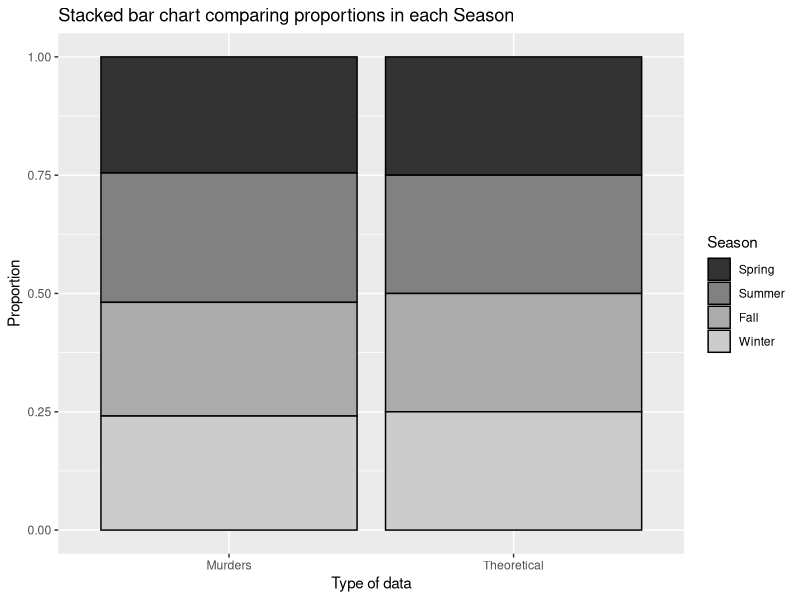
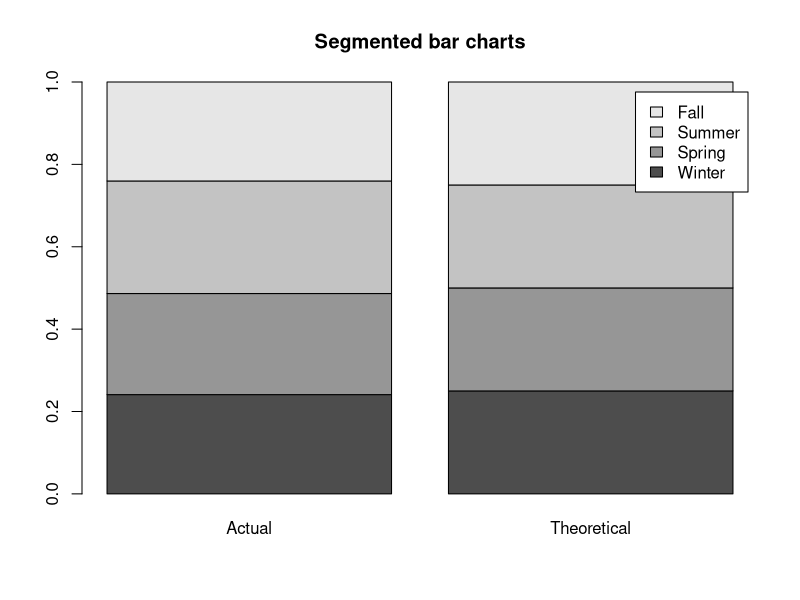
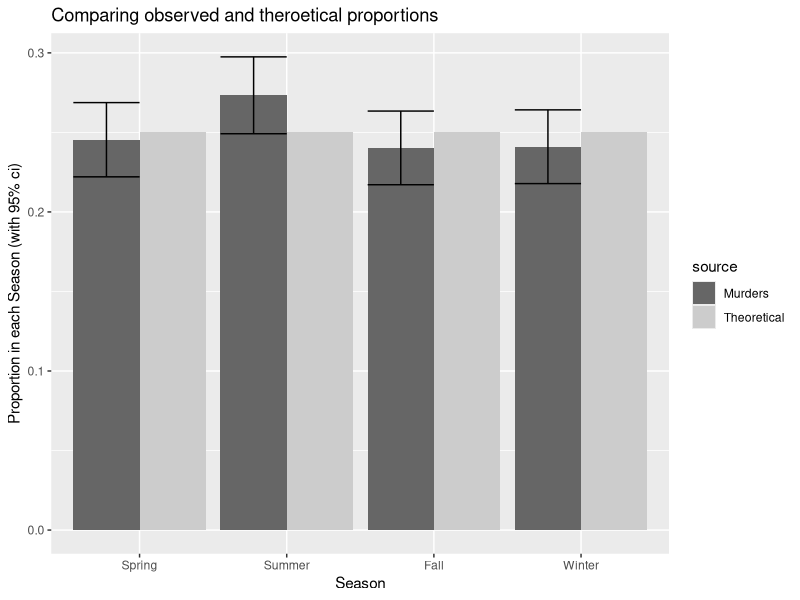
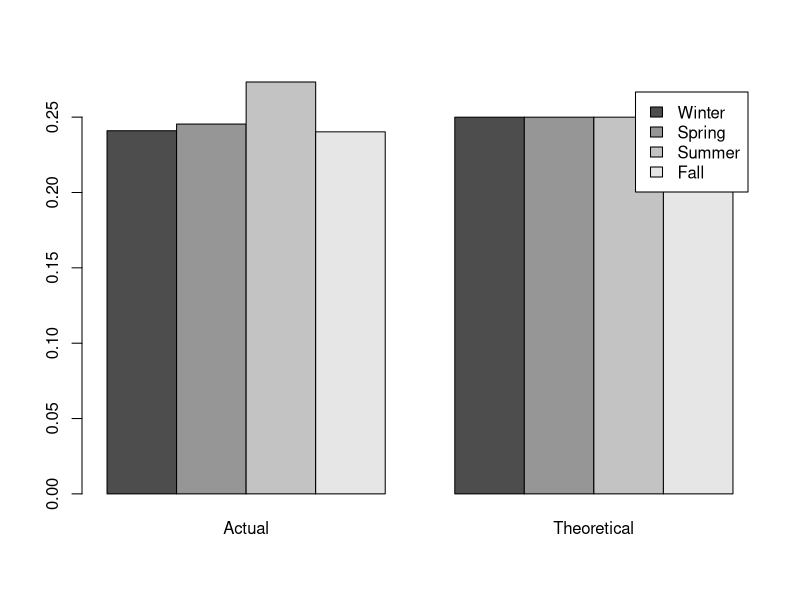
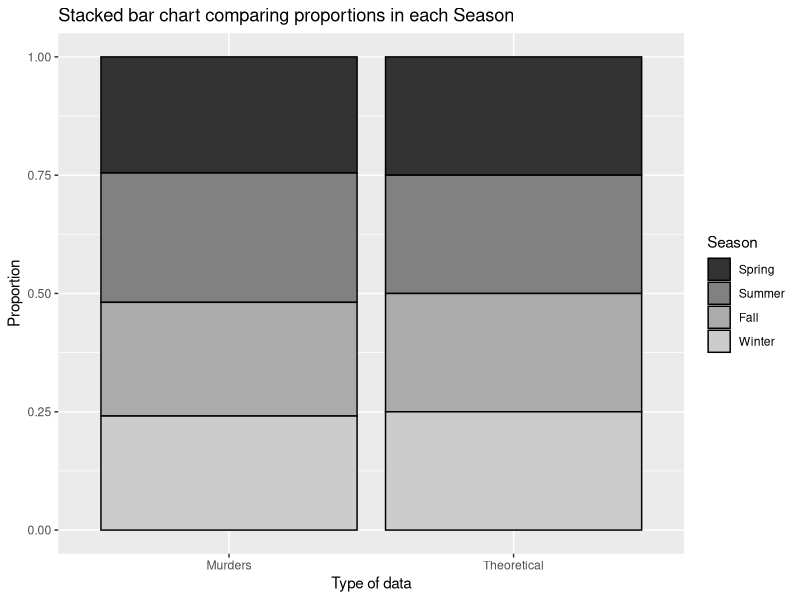
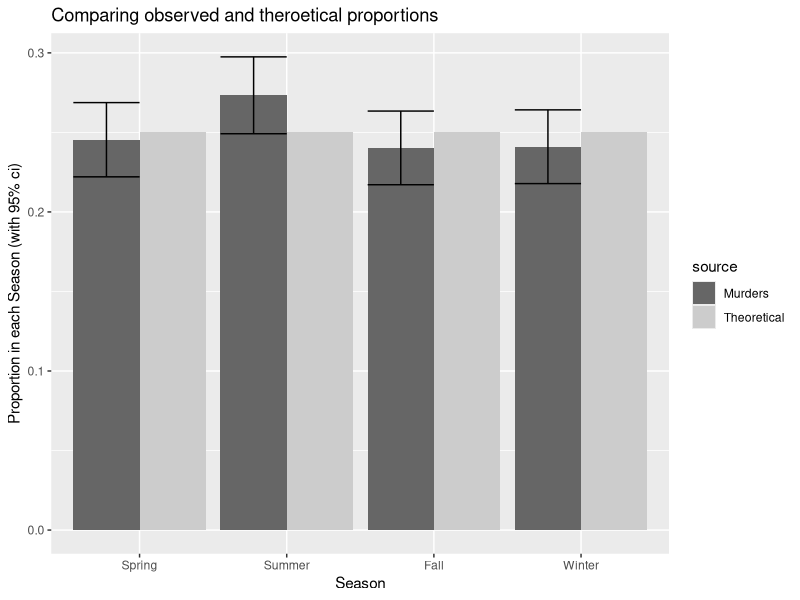

R code for these plots, in order:
# Homicide Numbers by Season of Occurance

# Is there evidence that homicides change by season?

# 2014-12-19 CJS ggplot; split=TRUE; as.is=TRUE

# Lines starting in ##***part001b; and ##***part001e; are used
# to bracket portions of the R code for inclusion into my
# course notes and are not normally coded.

options(useFancyQuotes=FALSE) # renders summary output corrects

# load libraries needed
library(ggplot2)
library(plyr)


# Read in the data
sink('homicideseason-R-001.txt', split=TRUE)
##***part001b;
homicide <- read.csv("homicideseason.csv", header=TRUE, as.is=TRUE, strip.white=TRUE)
homicide$Season <- factor(homicide$Season, levels=c("Spring","Summer","Fall","Winter"), ordered=TRUE)
homicide$HypProp <- .25
homicide
##***part001e;
sink()

str(homicide)


     
# Compute standard errors for each proportion
# There is no easy way to do this in R other than BFI computations
# Note that the formula for the SE is ONLY valid in simple random sampling

sink('homicideseason-R-005.txt', split=TRUE)
##***part005b;
total.homicide <- sum(homicide$Homicides)
homicide$EstProp <- homicide$Homicides/total.homicide
homicide$se <- sqrt(homicide$EstProp*(1-homicide$EstProp)/total.homicide)
homicide$lcl<- homicide$EstProp - 2*homicide$se
homicide$ucl<- homicide$EstProp + 2*homicide$se
homicide
##***part005e;
sink()


# Make a segmented bar chart comparing the observed and actual proportions

##***part004b;
# Convert from wide to long format for plotting purposes

homicide.murder <- data.frame(source="Murders", Season=homicide$Season, prop=homicide$EstProp, homicide[,c("se","lcl","ucl")])
homicide.season <- data.frame(source="Theoretical",Season=homicide$Season, prop=homicide$HypProp)
homicide.long  <- rbind.fill(homicide.murder, homicide.season) 
homicide.long  <- homicide.long[ order(homicide.long$source, homicide.long$Season),]

segbar <- ggplot(data=homicide.long, aes(x=source, y=prop, fill=Season ))+
  ggtitle("Stacked bar chart comparing proportions in each Season")+
  xlab("Type of data")+ylab("Proportion")+
  geom_bar(stat="identity", color="black")+
  scale_fill_grey()
segbar
##***part004e;

ggsave(plot=segbar, file='homicideseason-R-004.png', h=4, w=6, units="in", dpi=300)
  
barplot(cbind(homicide$Homicides/sum(homicide$Homicides),homicide$HypProp),
        legend=homicide$Season, 
        names.arg=c("Actual","Theoretical"),
        main='Segmented bar charts')




# Create side-by-side bar charts
##***part003b;
barplot <- ggplot(data=homicide.long, aes(x=Season, y=prop, fill=source))+
  ggtitle("Comparing observed and theroetical proportions")+
  ylab("Proportion in each Season (with 95% ci)")+
  geom_bar(stat="identity", position="dodge")+
  geom_errorbar(aes(ymin=lcl, ymax=ucl), w=0.2, position=position_dodge(w=0.9))+
  scale_fill_grey(start=0.4, end=0.8)
barplot
##***part003e;

ggsave(plot=barplot, file="homicideseason-R-003.png", h=4, w=6, units="in", dpi=300)

# Create a segmented bar chart
# You could add confidence intervals for each segment using the segments() function.
barplot(cbind(homicide$Homicides/sum(homicide$Homicides),homicide$HypProp),
        legend=homicide$Season, 
        names.arg=c("Actual","Theoretical"),
        beside=TRUE)





# Do the formal chisquare goodness of fit test
sink('homicideseason-R-006.txt', split=TRUE)
##***part006b;
homicide.test <- chisq.test(homicide$Homicides, p=homicide$HypProp)
homicide.test

# There is no built-in G2 test in R, but is easily computed
# once you have the observed and expected counts from the chi-square test above
# The df is the same as the chi-square test
g2.test <- with(homicide.test,2*sum(observed * log(observed/expected), na.rm=TRUE))
g2.pvalue <- 1-pchisq(g2.test,homicide.test$parameter)
cat("G2 test for independence: ", round(g2.test,2),' with ', homicide.test$parameter," df ",
    ' with p-value ',round(g2.pvalue,3),'\n\n')

##***part006e;
sink()
